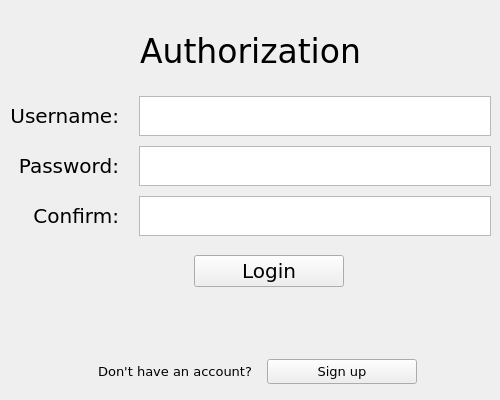
<?xml version="1.0" encoding="UTF-8"?>
<ui version="4.0">
 <class>MainWindow</class>
 <widget class="QMainWindow" name="MainWindow">
  <property name="geometry">
   <rect>
    <x>0</x>
    <y>0</y>
    <width>500</width>
    <height>400</height>
   </rect>
  </property>
  <property name="windowTitle">
   <string>Library</string>
  </property>
  <widget class="QWidget" name="centralwidget">
   <widget class="QWidget" name="gridLayoutWidget">
    <property name="geometry">
     <rect>
      <x>10</x>
      <y>10</y>
      <width>481</width>
      <height>392</height>
     </rect>
    </property>
    <layout class="QGridLayout" name="gridLayout">
     <property name="sizeConstraint">
      <enum>QLayout::SetMaximumSize</enum>
     </property>
     <property name="topMargin">
      <number>6</number>
     </property>
     <property name="bottomMargin">
      <number>6</number>
     </property>
     <property name="horizontalSpacing">
      <number>20</number>
     </property>
     <property name="verticalSpacing">
      <number>10</number>
     </property>
     <item row="3" column="1">
      <widget class="QTextEdit" name="editConfirm">
       <property name="sizePolicy">
        <sizepolicy hsizetype="Expanding" vsizetype="Preferred">
         <horstretch>0</horstretch>
         <verstretch>0</verstretch>
        </sizepolicy>
       </property>
       <property name="maximumSize">
        <size>
         <width>16777215</width>
         <height>40</height>
        </size>
       </property>
       <property name="font">
        <font>
         <family>DejaVu Sans</family>
         <pointsize>15</pointsize>
        </font>
       </property>
      </widget>
     </item>
     <item row="1" column="1">
      <widget class="QTextEdit" name="editLogin">
       <property name="sizePolicy">
        <sizepolicy hsizetype="Expanding" vsizetype="Preferred">
         <horstretch>0</horstretch>
         <verstretch>0</verstretch>
        </sizepolicy>
       </property>
       <property name="maximumSize">
        <size>
         <width>16777215</width>
         <height>40</height>
        </size>
       </property>
       <property name="font">
        <font>
         <family>DejaVu Sans</family>
         <pointsize>15</pointsize>
        </font>
       </property>
      </widget>
     </item>
     <item row="6" column="0" colspan="2">
      <spacer name="spacer">
       <property name="orientation">
        <enum>Qt::Horizontal</enum>
       </property>
       <property name="sizeHint" stdset="0">
        <size>
         <width>0</width>
         <height>40</height>
        </size>
       </property>
      </spacer>
     </item>
     <item row="8" column="0" colspan="2">
      <layout class="QFormLayout" name="formLayout">
       <property name="sizeConstraint">
        <enum>QLayout::SetMinimumSize</enum>
       </property>
       <property name="labelAlignment">
        <set>Qt::AlignBottom|Qt::AlignHCenter</set>
       </property>
       <property name="formAlignment">
        <set>Qt::AlignCenter</set>
       </property>
       <property name="horizontalSpacing">
        <number>15</number>
       </property>
       <item row="0" column="1">
        <widget class="QPushButton" name="buttonMode">
         <property name="maximumSize">
          <size>
           <width>150</width>
           <height>16777215</height>
          </size>
         </property>
         <property name="font">
          <font>
           <family>DejaVu Sans</family>
           <pointsize>10</pointsize>
          </font>
         </property>
         <property name="text">
          <string>Sign up</string>
         </property>
        </widget>
       </item>
       <item row="0" column="0">
        <widget class="QLabel" name="labelQuestion">
         <property name="sizePolicy">
          <sizepolicy hsizetype="Preferred" vsizetype="Preferred">
           <horstretch>0</horstretch>
           <verstretch>0</verstretch>
          </sizepolicy>
         </property>
         <property name="font">
          <font>
           <family>DejaVu Sans</family>
           <pointsize>10</pointsize>
           <italic>false</italic>
           <bold>false</bold>
          </font>
         </property>
         <property name="text">
          <string>Don't have an account?</string>
         </property>
         <property name="alignment">
          <set>Qt::AlignCenter</set>
         </property>
        </widget>
       </item>
      </layout>
     </item>
     <item row="3" column="0">
      <widget class="QLabel" name="labelConfirm">
       <property name="enabled">
        <bool>true</bool>
       </property>
       <property name="font">
        <font>
         <family>DejaVu Sans</family>
         <pointsize>15</pointsize>
         <bold>false</bold>
        </font>
       </property>
       <property name="text">
        <string>Confirm:</string>
       </property>
       <property name="alignment">
        <set>Qt::AlignRight|Qt::AlignTrailing|Qt::AlignVCenter</set>
       </property>
      </widget>
     </item>
     <item row="1" column="0">
      <widget class="QLabel" name="labelLogin">
       <property name="sizePolicy">
        <sizepolicy hsizetype="Preferred" vsizetype="Preferred">
         <horstretch>0</horstretch>
         <verstretch>0</verstretch>
        </sizepolicy>
       </property>
       <property name="font">
        <font>
         <family>DejaVu Sans</family>
         <pointsize>15</pointsize>
         <bold>false</bold>
        </font>
       </property>
       <property name="text">
        <string>Username:</string>
       </property>
       <property name="alignment">
        <set>Qt::AlignRight|Qt::AlignTrailing|Qt::AlignVCenter</set>
       </property>
      </widget>
     </item>
     <item row="0" column="0" colspan="2">
      <widget class="QLabel" name="labelTitle">
       <property name="sizePolicy">
        <sizepolicy hsizetype="Preferred" vsizetype="Preferred">
         <horstretch>0</horstretch>
         <verstretch>0</verstretch>
        </sizepolicy>
       </property>
       <property name="minimumSize">
        <size>
         <width>0</width>
         <height>70</height>
        </size>
       </property>
       <property name="font">
        <font>
         <family>DejaVu Sans</family>
         <pointsize>25</pointsize>
         <bold>false</bold>
        </font>
       </property>
       <property name="text">
        <string>Authorization</string>
       </property>
       <property name="alignment">
        <set>Qt::AlignCenter</set>
       </property>
      </widget>
     </item>
     <item row="2" column="1">
      <widget class="QTextEdit" name="editPassword">
       <property name="sizePolicy">
        <sizepolicy hsizetype="Expanding" vsizetype="Preferred">
         <horstretch>0</horstretch>
         <verstretch>0</verstretch>
        </sizepolicy>
       </property>
       <property name="maximumSize">
        <size>
         <width>16777215</width>
         <height>40</height>
        </size>
       </property>
       <property name="font">
        <font>
         <family>DejaVu Sans</family>
         <pointsize>15</pointsize>
        </font>
       </property>
      </widget>
     </item>
     <item row="2" column="0">
      <widget class="QLabel" name="labelPassword">
       <property name="font">
        <font>
         <family>DejaVu Sans</family>
         <pointsize>15</pointsize>
         <bold>false</bold>
        </font>
       </property>
       <property name="text">
        <string>Password:</string>
       </property>
       <property name="alignment">
        <set>Qt::AlignRight|Qt::AlignTrailing|Qt::AlignVCenter</set>
       </property>
      </widget>
     </item>
     <item row="5" column="0" colspan="2">
      <layout class="QFormLayout" name="formLayout_2">
       <property name="sizeConstraint">
        <enum>QLayout::SetMinimumSize</enum>
       </property>
       <property name="labelAlignment">
        <set>Qt::AlignBottom|Qt::AlignHCenter</set>
       </property>
       <property name="formAlignment">
        <set>Qt::AlignCenter</set>
       </property>
       <property name="horizontalSpacing">
        <number>15</number>
       </property>
       <item row="0" column="1">
        <widget class="QPushButton" name="buttonEnter">
         <property name="maximumSize">
          <size>
           <width>150</width>
           <height>16777215</height>
          </size>
         </property>
         <property name="font">
          <font>
           <family>DejaVu Sans</family>
           <pointsize>15</pointsize>
           <italic>false</italic>
          </font>
         </property>
         <property name="text">
          <string>Login</string>
         </property>
        </widget>
       </item>
       <item row="0" column="0">
        <widget class="QLabel" name="labelQuestion_2">
         <property name="sizePolicy">
          <sizepolicy hsizetype="Preferred" vsizetype="Preferred">
           <horstretch>0</horstretch>
           <verstretch>0</verstretch>
          </sizepolicy>
         </property>
         <property name="font">
          <font>
           <family>DejaVu Sans</family>
           <pointsize>10</pointsize>
           <italic>false</italic>
           <bold>false</bold>
          </font>
         </property>
         <property name="text">
          <string/>
         </property>
         <property name="alignment">
          <set>Qt::AlignCenter</set>
         </property>
        </widget>
       </item>
      </layout>
     </item>
    </layout>
   </widget>
  </widget>
 </widget>
 <resources/>
 <connections/>
</ui>
